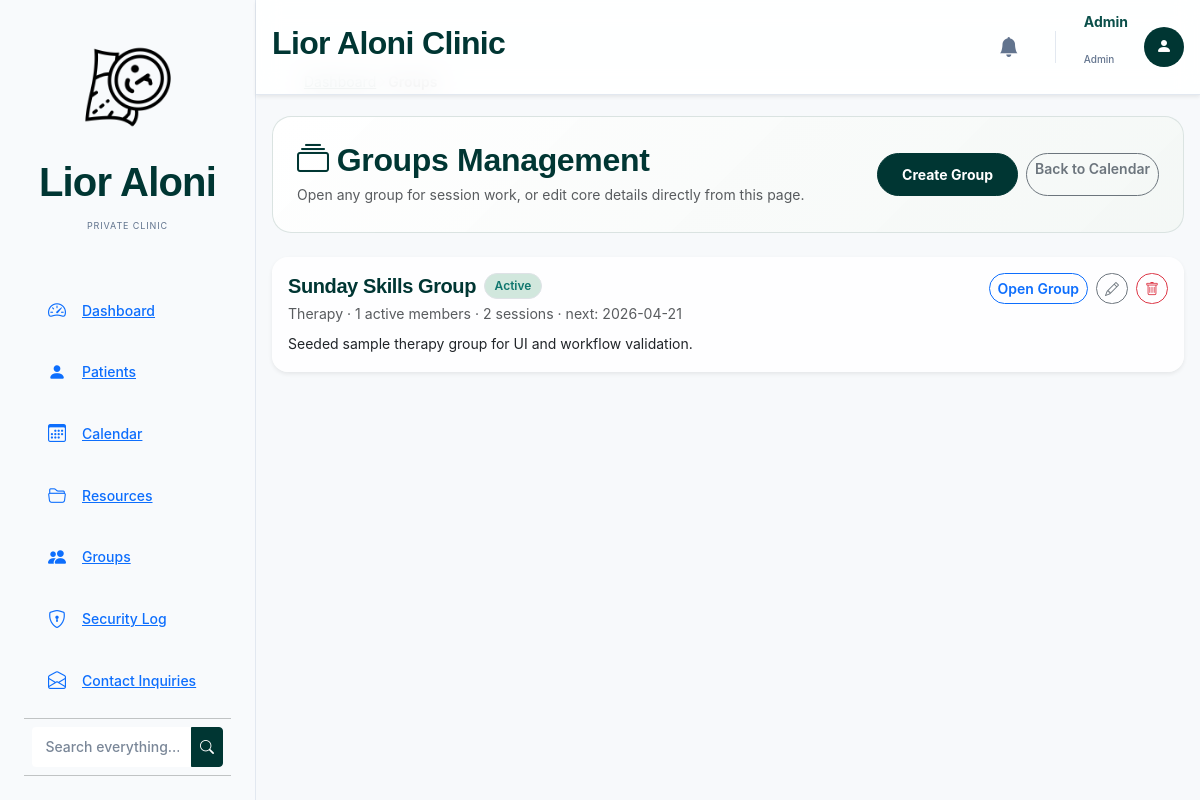
The app's page /groups (signed in) with its own data.
### tables this page shows
CREATE TABLE users (
    id INTEGER PRIMARY KEY AUTOINCREMENT,
    username TEXT NOT NULL UNIQUE,
    display_name TEXT,
    password_hash TEXT NOT NULL,
    role TEXT NOT NULL CHECK(role IN ('admin', 'patient')),
    totp_secret TEXT,
    totp_enabled BOOLEAN DEFAULT 0,
    force_password_change BOOLEAN DEFAULT 0,
    email TEXT,
    phone TEXT,
    id_number TEXT,
    birth_date DATE,
    patient_id INTEGER,
    is_active BOOLEAN DEFAULT 1,
    created_at TIMESTAMP DEFAULT CURRENT_TIMESTAMP, session_version INTEGER DEFAULT 0,
    FOREIGN KEY (patient_id) REFERENCES patients (id)
);

CREATE TABLE groups (
    id INTEGER PRIMARY KEY AUTOINCREMENT,
    name TEXT NOT NULL,
    group_type TEXT DEFAULT 'support',
    description TEXT,
    is_active BOOLEAN DEFAULT 1,
    created_at TIMESTAMP DEFAULT CURRENT_TIMESTAMP
, gdoc_id TEXT, gdoc_watch_channel TEXT, gdoc_watch_expiry TEXT);

### clinic_app/routes/calendar.py (the view, shortened to what this page needs)
@calendar_bp.route('/groups', methods=['GET', 'POST'])
@login_required
def groups_dashboard():
    if current_user.role != 'admin':
        return redirect(url_for('patient_home'))
    db = get_db()
    groups = db.execute('''
        SELECT g.*, COUNT(gm.patient_id) AS member_count,
               (
                 SELECT COUNT(*)
                 FROM group_sessions gs
                 WHERE gs.group_id = g.id
               ) AS session_count,
               (
                 SELECT MIN(gs2.session_date)
                 FROM group_sessions gs2
                 WHERE gs2.group_id = g.id AND COALESCE(gs2.status, 'scheduled') = 'scheduled'
               ) AS next_session_date
        FROM groups g
        LEFT JOIN group_members gm ON gm.group_id = g.id AND gm.left_at IS NULL
        GROUP BY g.id
        ORDER BY g.created_at DESC, g.name ASC
    ''').fetchall()
    return render_template('groups_overview.html', groups=groups)

### templates/groups_overview.html (shortened to what this page needs)
{% extends 'layout.html' %}
{% block content %}
{% set is_he = (lang == 'he') %}
{% macro txt(en, he) -%}
{{ he if is_he else en }}
{%- endmacro %}
{% macro group_type_label(group_type) -%}
{%- if group_type == 'support' -%}{{ txt('Support', 'תמיכה') }}
{%- elif group_type == 'skills' -%}{{ txt('Skills', 'מיומנויות') }}
{%- elif group_type == 'psychoeducation' -%}{{ txt('Psychoeducation', 'פסיכו-חינוך') }}
{%- elif group_type == 'therapy' -%}{{ txt('Therapy', 'טיפול') }}
{%- else -%}{{ group_type or txt('Unknown', 'לא ידוע') }}
{%- endif -%}
{%- endmacro %}
<link rel="stylesheet" href="{{ url_for('static', filename='css/groups.css') }}">
{{ breadcrumb([{'url': url_for('admin_dashboard'), 'label': t('Dashboard')}, {'url': '', 'label': t('Groups')}]) }}
<div class="groups-hero p-3 p-md-4 mb-4 d-flex justify-content-between align-items-center flex-wrap gap-3">
    <div>
        <h2 class="mb-1 text-primary fw-bold group-overview-title"><i class="bi bi-collection me-2"></i>{{ txt('Groups Management', 'ניהול קבוצות') }}</h2>
        <p class="text-muted small mb-0">{{ txt('Open any group for session work, or edit core details directly from this page.', 'פתיחת קבוצה לעבודה על מפגשים או עריכת פרטי הליבה ישירות מהעמוד הזה.') }}</p>
    </div>
    <div class="d-flex gap-2 flex-wrap">
        <button type="button" class="btn btn-primary btn-sm rounded-pill" onclick="toggleCreateGroupPanel()">{{ txt('Create Group', 'יצירת קבוצה') }}</button>
        <a href="{{ url_for('weekly_calendar') }}" class="btn btn-outline-secondary btn-sm rounded-pill">{{ txt('Back to Calendar', 'חזרה ליומן') }}</a>
    </div>
</div>
<div class="d-flex flex-column gap-3">
    {% for group in groups %}
    <div class="card border-0 shadow-sm rounded-4 group-overview-card">
        <div class="card-body">
            <div class="d-flex justify-content-between align-items-start flex-wrap gap-3">
                <div>
                    <div class="d-flex align-items-center gap-2 flex-wrap mb-1">
                        <h5 class="fw-bold mb-0 text-primary">{{ group['name'] }}</h5>
                        <span class="badge rounded-pill {% if group['is_active'] %}bg-success-subtle text-success{% else %}bg-secondary-subtle text-secondary{% endif %} border">
                            {% if group['is_active'] %}{{ txt('Active', 'פעילה') }}{% else %}{{ txt('History', 'היסטוריה') }}{% endif %}
                        </span>
                    </div>
                    <div class="small text-muted group-overview-meta">
                        {{ group_type_label(group['group_type']) }} · {{ group['member_count'] }} {{ txt('active members', 'משתתפים פעילים') }} · {{ group['session_count'] }} {{ txt('sessions', 'מפגשים') }}
                        {% if group['next_session_date'] %} · {{ txt('next', 'הבא') }}: {{ group['next_session_date'] }}{% endif %}
                    </div>
                    {% if group['description'] %}
                    <div class="small mt-2">{{ group['description'] }}</div>
                    {% endif %}
                </div>
                <div class="d-flex gap-2 flex-wrap">
                    <a href="{{ url_for('group_detail', group_id=group['id']) }}" class="btn btn-outline-primary btn-sm rounded-pill">{{ txt('Open Group', 'פתיחת קבוצה') }}</a>
                    <button type="button" class="btn btn-outline-secondary btn-sm rounded-pill" onclick="toggleOverviewEdit({{ group['id'] }})">
                        <i class="bi bi-pencil"></i>
                    </button>
                    <button type="button" class="btn btn-outline-danger btn-sm rounded-pill" onclick="toggleOverviewDelete({{ group['id'] }})">
                        <i class="bi bi-trash"></i>
                    </button>
                </div>
            </div>
        </div>
    </div>
    {% else %}
    {{ empty_state(icon='bi-collection', message=txt('No groups yet. Create your first group.', 'עדיין אין קבוצות. אפשר ליצור את הקבוצה הראשונה.')) }}
    {% endfor %}
</div>
{% endblock %}

### templates/layout.html (shortened to what this page needs)
<!doctype html>
<html lang="{{ lang }}" dir="{{ 'rtl' if lang == 'he' else 'ltr' }}" data-density="{{ ui_density or 'balanced' }}">
<head>
    {% if lang == 'he' %}
    <link rel="stylesheet" href="{{ url_for('static', filename='vendor/bootstrap/bootstrap.rtl.min.css') }}">
    {% else %}
    <link rel="stylesheet" href="{{ url_for('static', filename='vendor/bootstrap/bootstrap.min.css') }}">
    {% endif %}
    <link rel="stylesheet" href="{{ url_for('static', filename='vendor/bootstrap-icons/bootstrap-icons.min.css') }}">
    <link rel="stylesheet" href="{{ url_for('static', filename='css/tailwind.css') }}">
    <link rel="stylesheet" href="{{ url_for('static', filename='style.css') }}">
    <link rel="stylesheet" href="{{ url_for('static', filename='css/layout.css') }}">
    <link rel="stylesheet" href="{{ url_for('static', filename='css/print.css') }}" media="print">
</head>
<body class="bg-[#f2f4f6] text-[#191c1e]{% if current_user.is_authenticated and current_user.role == 'admin' %} admin-user{% endif %}" data-endpoint="{{ request.endpoint or '' }}" data-user-role="{% if current_user.is_authenticated %}{{ current_user.role }}{% else %}guest{% endif %}">
{% macro breadcrumb(items) -%}
<nav aria-label="breadcrumb" class="mb-4">
    <ol class="flex items-center gap-1.5 text-sm text-muted flex-wrap">
        {% for item in items %}
        <li class="flex items-center gap-1.5">
            {% if not loop.last %}
            <a href="{{ item.url }}" class="text-primary hover:underline">{{ item.label }}</a>
            {% else %}
            <span class="font-semibold text-[#191c1e]">{{ item.label }}</span>
            {% endif %}
        </li>
        {% endfor %}
    </ol>
</nav>
{%- endmacro %}
{% if current_user.is_authenticated and current_user.role == 'admin' %}
<div class="flex min-h-screen lg:h-screen overflow-hidden">
    <aside id="adminSidebar" aria-hidden="true" aria-label="{{ t('Admin navigation') }}" class="admin-sidebar h-screen flex-shrink-0 bg-slate-50 flex flex-col p-4 overflow-y-auto">
        <div class="flex flex-col items-center mb-8 pt-2 px-2 flex-shrink-0">
            <img src="{{ url_for('static', filename='Logo.png') }}" alt="Logo" class="w-full rounded-xl object-contain mb-3" style="max-height:110px">
            <h1 class="font-black text-teal-950 text-sm text-center leading-tight">{% if lang == 'he' %}ליאור אלוני{% else %}Lior Aloni{% endif %}</h1>
            <p class="text-[9px] text-slate-500 uppercase tracking-widest mt-1 text-center">{% if lang == 'he' %}קליניקה פרטית{% else %}Private Clinic{% endif %}</p>
        </div>
        <nav class="flex-1 space-y-1">
            {% set endpoint_name = request.endpoint or '' %}
            {% macro nav_link(target, icon, label) %}
            <a href="{{ url_for(target) }}"
               class="flex items-center gap-3 rounded-lg px-4 py-3 font-medium text-sm transition-all duration-200 {% if endpoint_name == target %}bg-primary/10 text-primary{% else %}text-slate-600 hover:bg-slate-200{% endif %}">
                <i class="bi {{ icon }}" style="font-size:18px"></i>
                <span>{{ label }}</span>
            </a>
            {% endmacro %}
            {{ nav_link('admin_dashboard',  'bi-speedometer2', t('Dashboard')) }}
            {{ nav_link('crm_dashboard',    'bi-person-fill',  t('Patients')) }}
            {{ nav_link('weekly_calendar',  'bi-calendar3',    t('Calendar')) }}
            {{ nav_link('manage_resources', 'bi-folder2-open', t('Resources')) }}
            {{ nav_link('groups_dashboard', 'bi-people-fill',  t('Groups')) }}
            {{ nav_link('admin_security_log', 'bi-shield-lock', t('Security Log')) }}
            {{ nav_link('admin_contact_inquiries', 'bi-envelope-open', t('Contact Inquiries')) }}
            {% if current_user.is_authenticated and current_user.role == 'admin' %}
            <hr class="my-2 opacity-25">
            <form method="get" action="{{ url_for('admin_global_search') }}" class="px-2 mt-1 mb-2">
                <div class="input-group input-group-sm">
                    <input type="text" name="q" class="form-control form-control-sm border-0 bg-slate-100 rounded-start-lg" placeholder="{{ t('Search everything...') }}" aria-label="{{ t('Search') }}" required minlength="2">
                    <button class="btn btn-sm btn-primary rounded-end-lg" type="submit">
                        <i class="bi bi-search"></i>
                    </button>
                </div>
            </form>
            <hr class="my-2 opacity-25">
            <a href="{{ url_for('list_cancel_requests') }}"
               class="flex items-center gap-3 rounded-lg px-4 py-3 font-medium text-sm transition-all duration-200 {% if endpoint_name == 'list_cancel_requests' %}bg-primary/10 text-primary{% else %}text-slate-600 hover:bg-slate-200{% endif %}">
            </a>
            {% endif %}
        </nav>
    </aside>
    <div class="flex-1 flex flex-col min-w-0 overflow-hidden">
        <header class="admin-header fixed top-0 bg-white/88 backdrop-blur-md z-30 flex justify-between items-center flex-wrap px-3 lg:px-6 py-2.5 shadow-sm border-b border-slate-200 gap-2">
            <div class="flex items-center gap-6">
                <h2 class="text-lg lg:text-xl font-bold text-teal-900 tracking-tight">
                    {% block page_title %}{% if lang == 'he' %}ליאור אלוני{% else %}Lior Aloni Clinic{% endif %}{% endblock %}
                </h2>
            </div>
            <div class="flex items-center gap-4">
                <button type="button" class="p-2 text-slate-500 hover:text-primary transition-colors relative" data-bs-toggle="offcanvas" data-bs-target="#notificationsOffcanvas" aria-controls="notificationsOffcanvas" title="{{ t('Notifications') }}">
                    <i class="bi bi-bell-fill" style="font-size:20px"></i>
                </button>
                <a href="{{ url_for('admin_profile') }}" class="flex items-center gap-3 text-decoration-none hover:opacity-80 transition-opacity">
                    <div class="text-start">
                        <p class="text-sm font-bold text-teal-900 leading-none">{{ current_user.display_name or current_user.username }}</p>
                        <p class="text-[10px] text-slate-500 font-medium">{% if lang == 'he' %}מנהל{% else %}Admin{% endif %}</p>
                    </div>
                    <div class="w-10 h-10 rounded-full bg-primary flex items-center justify-center flex-shrink-0 text-white">
                        <i class="bi bi-person-fill" style="font-size:16px"></i>
                    </div>
                </a>
            </div>
        </header>
        <main id="main-content" tabindex="-1" class="mt-14 p-3 sm:p-4 lg:p-6 xl:p-8 flex-1 overflow-y-auto app-shell">
{% endif %}
{% block content %}{% endblock %}
{% if current_user.is_authenticated and current_user.role == 'admin' %}
        </main>
    </div>
</div>
{% elif current_user.is_authenticated and current_user.role == 'patient' %}
</main>
{% endif %}
    <div class="toast-container position-fixed bottom-0 end-0 p-3" id="notificationContainer"></div>
</body>
</html>

### records on screen
users: display_name "Admin"
groups: name "Sunday Skills Group", he "Active Therapy active members sessions next Open Group", member_count "1", session_count "2", next_session_date "2026-04-21", description "Seeded sample therapy group for UI and workflow validation."

### other values on screen
{{ label }} "Dashboard Patients Calendar Resources Groups Security Log Contact Inquiries"
{{ he if is_he else en }} "Groups Management Open any group for session work, or edit core details directly from this page. Create Group Back to Calendar"
